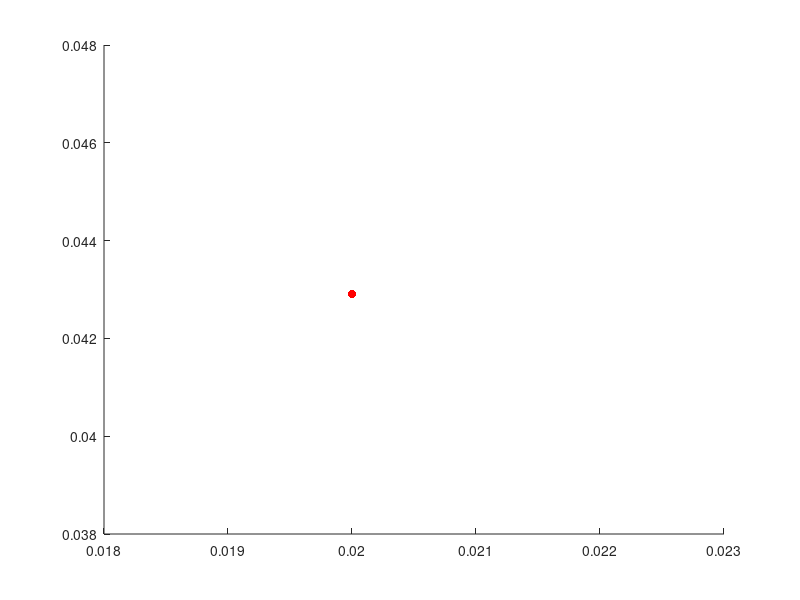

MATLAB code for this plot: (Note: this script raises an error after producing the figure.)
clf;clc;clear all;
v_belt = 0.2;
blocks = 0;
x = zeros(20,2);
% x_prop = cell(20,2);
x_prop(1,1) = 'r'
x_prop(1,2) = 'o';
time_update = 0.1;
A = ['r','g','b','b'];
B = ['o','s','^','d'];
while (1)
    if (10*rand()>8)
        blocks=blocks+1;
        x(blocks,:) = [0,rand()];
        x_prop(blocks+1,1) = randsample(A,1);
        x_prop(blocks+1,2) = randsample(B,1);
    end
    x(:,1)=x(:,1)+v_belt*time_update;
    pause(time_update)
    for c=1:blocks
        s = scatter(x(c,1),x(c,2),char(x_prop(c,1)),"filled",char(x_prop(c,2)));
        s.SizeData = 1000
        xlim([0 1]);
        ylim([0 1]);
        drawnow
        hold on
        
    end
    hold off;
end
